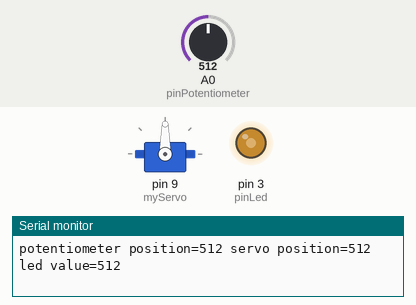
This sketch was run on a simulated Arduino Uno, built with avr-gcc and run on an emulated ATmega328P. Shown: servo, output pins drawn as LEDs (lit = HIGH), the last lines printed to the serial monitor. The inputs (shaded band) are chosen by the test bench; at power-on: A0 (pinPotentiometer) = 512.

Above: at 1.2 s.
1.3 s: A0 (pinPotentiometer) set to 107
At 2.4 s:
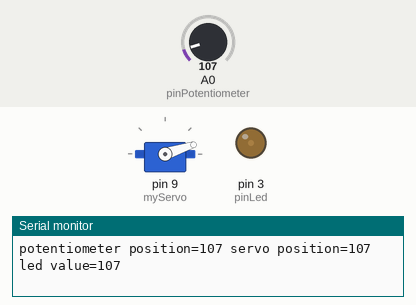
2.8 s: A0 (pinPotentiometer) set to 88
At 3.1 s:
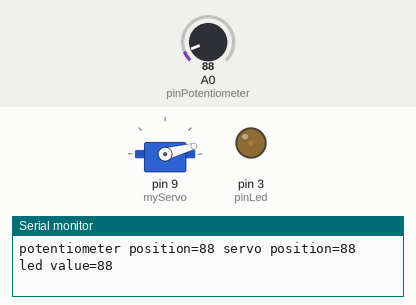
5.8 s: A0 (pinPotentiometer) set to 122
At 6.2 s:
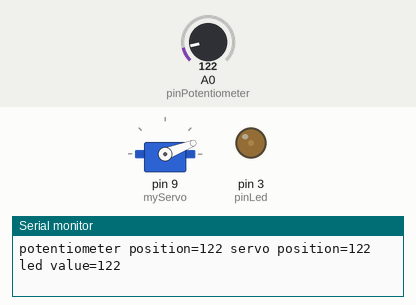
7.3 s: A0 (pinPotentiometer) set to 0
At 8.1 s:
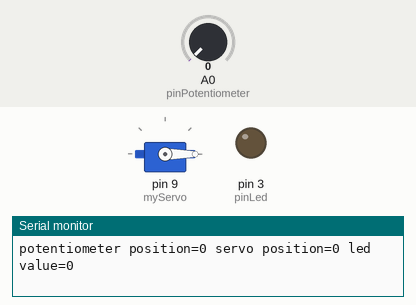
8.8 s: A0 (pinPotentiometer) set to 991
At 10.0 s:
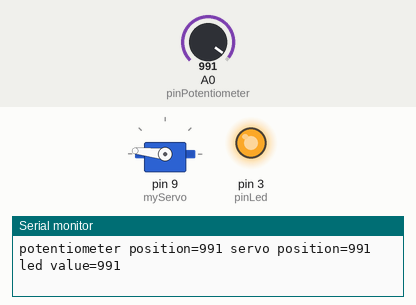
10.3 s: A0 (pinPotentiometer) set to 1009
At 10.8 s:
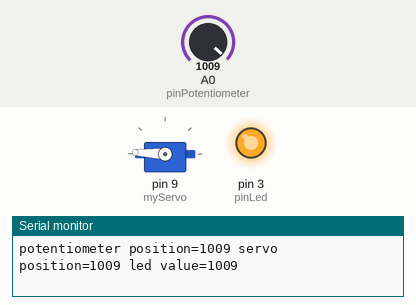
Timing chart, 0 to 13.3 s (numbered marks = the images above; inputs shaded):
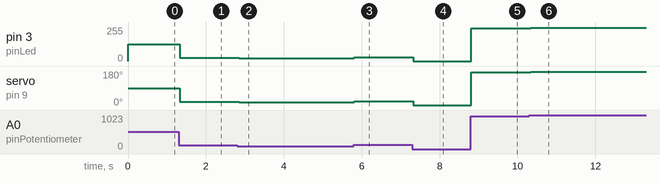

Measured:
- after the input at 1.3 s, pin 3 (pinLed): 127/255 → 26/255 at once; servo on pin 9 (myServo): 90° → 18° at once
- after the input at 2.8 s, pin 3 (pinLed): 26/255 → 21/255 after 0.05 s; servo on pin 9 (myServo): 18° → 15° after 0.05 s
- after the input at 5.8 s, pin 3 (pinLed): 21/255 → 30/255 at once; servo on pin 9 (myServo): 15° → 21° at once
- after the input at 7.3 s, pin 3 (pinLed): 30/255 → 0/255 at once; servo on pin 9 (myServo): 21° → 0° at once
- after the input at 8.8 s, pin 3 (pinLed): 0/255 → 247/255 at once; servo on pin 9 (myServo): 0° → 174° at once
- after the input at 10.3 s, pin 3 (pinLed): 247/255 → 251/255 at once; servo on pin 9 (myServo): 174° → 177° at once

The sketch:

E1D-PotentiometerBasedServo.ino
```cpp
/*
 Servo controlled by an additional sensor

  Moves the position of a servo by using a potentiometer

  Created October 2018
  By José Lara
  for UW HCDE 539 - Physical Computing & Prototyping  Sweep

  Based on the tutorial
  http://www.arduino.cc/en/Tutorial/Sweep
 */

#include <Servo.h>

const int pinLed = 3;
const int pinPotentiometer = A0;

Servo myServo;

int potentiometerVal = 0;
int servoPos = 0;
int ledValue = 0;

void setup() {

  //setting up pins
  pinMode(pinPotentiometer, INPUT);
  pinMode(pinLed, OUTPUT);

  //setting up servo pin
  myServo.attach(9);

  //initialize serial console
  Serial.begin(9600);
}

//Helper function that prints the position and related variables
//PARAM potentiometerPos: the current position of the potentiometer
//PARAM servoPos: the current position of the servo
//PARAM ledValue: the current level of the LED brightness
void printPos(int potentiometerPos, int servoPos, int ledValue)
{
  Serial.print("potentiometer position=");
  Serial.print(potentiometerPos);
  Serial.print(" servo position=");
  Serial.print(potentiometerPos);
  Serial.print(" led value=");
  Serial.println(potentiometerPos);
}

void loop() {

  //read the potentiometer position
  potentiometerVal = analogRead(pinPotentiometer);

  //map the potentiometer thresholds to the servo position range
  servoPos = map(potentiometerVal, 0, 1023, 0, 180);

  //set the servo position to the potentiometer setting
  myServo.write(servoPos);

  //Set the LED brightness to the potentiometer setting
  ledValue = map(potentiometerVal, 0, 1023, 0, 255);
  analogWrite(pinLed, ledValue);

  //print current values to console
  printPos(potentiometerVal, servoPos, ledValue);

}
```
